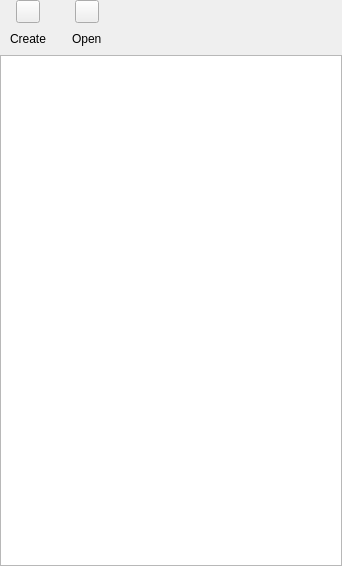
<?xml version="1.0" encoding="UTF-8"?>
<ui version="4.0">
 <class>PasswordSafesWidget</class>
 <widget class="QWidget" name="PasswordSafesWidget">
  <property name="geometry">
   <rect>
    <x>0</x>
    <y>0</y>
    <width>342</width>
    <height>566</height>
   </rect>
  </property>
  <property name="windowTitle">
   <string>PasswordSafesWidget</string>
  </property>
  <layout class="QVBoxLayout" name="verticalLayout_3">
   <property name="leftMargin">
    <number>0</number>
   </property>
   <property name="topMargin">
    <number>0</number>
   </property>
   <property name="rightMargin">
    <number>0</number>
   </property>
   <property name="bottomMargin">
    <number>0</number>
   </property>
   <item>
    <layout class="QHBoxLayout" name="horizontalLayout">
     <item>
      <layout class="QVBoxLayout" name="verticalLayout">
       <item>
        <layout class="QHBoxLayout" name="horizontalLayout_2">
         <item>
          <spacer name="horizontalSpacer">
           <property name="orientation">
            <enum>Qt::Horizontal</enum>
           </property>
           <property name="sizeType">
            <enum>QSizePolicy::Fixed</enum>
           </property>
           <property name="sizeHint" stdset="0">
            <size>
             <width>10</width>
             <height>20</height>
            </size>
           </property>
          </spacer>
         </item>
         <item>
          <widget class="QToolButton" name="createPasswordSafeButton">
           <property name="text">
            <string/>
           </property>
          </widget>
         </item>
         <item>
          <spacer name="horizontalSpacer_2">
           <property name="orientation">
            <enum>Qt::Horizontal</enum>
           </property>
           <property name="sizeType">
            <enum>QSizePolicy::Fixed</enum>
           </property>
           <property name="sizeHint" stdset="0">
            <size>
             <width>10</width>
             <height>20</height>
            </size>
           </property>
          </spacer>
         </item>
        </layout>
       </item>
       <item>
        <layout class="QHBoxLayout" name="horizontalLayout_4">
         <item>
          <spacer name="horizontalSpacer_5">
           <property name="orientation">
            <enum>Qt::Horizontal</enum>
           </property>
           <property name="sizeType">
            <enum>QSizePolicy::Fixed</enum>
           </property>
           <property name="sizeHint" stdset="0">
            <size>
             <width>10</width>
             <height>20</height>
            </size>
           </property>
          </spacer>
         </item>
         <item>
          <widget class="QLabel" name="createPasswordSafeLabel">
           <property name="text">
            <string>Create</string>
           </property>
          </widget>
         </item>
         <item>
          <spacer name="horizontalSpacer_6">
           <property name="orientation">
            <enum>Qt::Horizontal</enum>
           </property>
           <property name="sizeType">
            <enum>QSizePolicy::Fixed</enum>
           </property>
           <property name="sizeHint" stdset="0">
            <size>
             <width>10</width>
             <height>20</height>
            </size>
           </property>
          </spacer>
         </item>
        </layout>
       </item>
      </layout>
     </item>
     <item>
      <layout class="QVBoxLayout" name="verticalLayout_2">
       <item>
        <layout class="QHBoxLayout" name="horizontalLayout_3">
         <item>
          <spacer name="horizontalSpacer_3">
           <property name="orientation">
            <enum>Qt::Horizontal</enum>
           </property>
           <property name="sizeType">
            <enum>QSizePolicy::Fixed</enum>
           </property>
           <property name="sizeHint" stdset="0">
            <size>
             <width>10</width>
             <height>20</height>
            </size>
           </property>
          </spacer>
         </item>
         <item>
          <widget class="QToolButton" name="openPasswordSafeButton">
           <property name="text">
            <string/>
           </property>
          </widget>
         </item>
         <item>
          <spacer name="horizontalSpacer_4">
           <property name="orientation">
            <enum>Qt::Horizontal</enum>
           </property>
           <property name="sizeType">
            <enum>QSizePolicy::Fixed</enum>
           </property>
           <property name="sizeHint" stdset="0">
            <size>
             <width>10</width>
             <height>20</height>
            </size>
           </property>
          </spacer>
         </item>
        </layout>
       </item>
       <item>
        <layout class="QHBoxLayout" name="horizontalLayout_5">
         <item>
          <spacer name="horizontalSpacer_7">
           <property name="orientation">
            <enum>Qt::Horizontal</enum>
           </property>
           <property name="sizeType">
            <enum>QSizePolicy::Fixed</enum>
           </property>
           <property name="sizeHint" stdset="0">
            <size>
             <width>10</width>
             <height>20</height>
            </size>
           </property>
          </spacer>
         </item>
         <item>
          <widget class="QLabel" name="openPasswordSafeLabel">
           <property name="text">
            <string>Open</string>
           </property>
          </widget>
         </item>
         <item>
          <spacer name="horizontalSpacer_8">
           <property name="orientation">
            <enum>Qt::Horizontal</enum>
           </property>
           <property name="sizeType">
            <enum>QSizePolicy::Fixed</enum>
           </property>
           <property name="sizeHint" stdset="0">
            <size>
             <width>10</width>
             <height>20</height>
            </size>
           </property>
          </spacer>
         </item>
        </layout>
       </item>
      </layout>
     </item>
     <item>
      <spacer name="horizontalSpacer_10">
       <property name="orientation">
        <enum>Qt::Horizontal</enum>
       </property>
       <property name="sizeHint" stdset="0">
        <size>
         <width>40</width>
         <height>20</height>
        </size>
       </property>
      </spacer>
     </item>
    </layout>
   </item>
   <item>
    <widget class="QListWidget" name="passwordSafeList">
     <property name="sortingEnabled">
      <bool>false</bool>
     </property>
    </widget>
   </item>
  </layout>
 </widget>
 <layoutdefault spacing="6" margin="11"/>
 <resources/>
 <connections/>
</ui>
